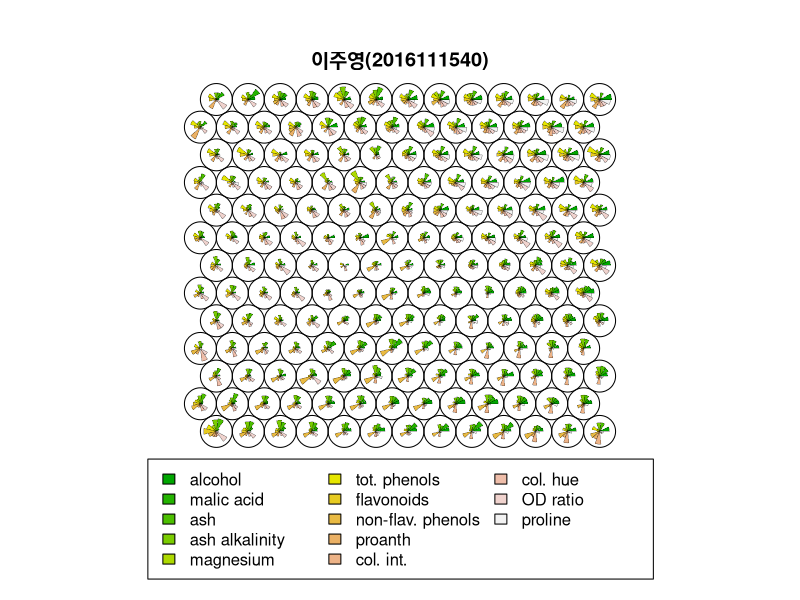

Write R code to recreate this figure.
##########################################
# 과목명 : 데이터 애널리틱스
# 과제명 : 3 – 자기조직화
# 이름 : 이주영
# 학번 : 2016111540
# 학과 : 경영학부                        
##########################################

# 과제 1 -  라이브러리 생성 및 데이터셋 생성 
library(kohonen)
data(wines)

# 과제 2 - somgrid
data_train_matrix <- as.matrix(scale(wines))
wine_grid <- somgrid(xdim=13, ydim=13, topo="hexagonal")

# 과제 3 - 1차원 som 생성
set.seed(31)
wine_model <- som(data_train_matrix,
                  grid=wine_grid,
                  rlen=1000,
                  alpha=c(0.3,0.01),
                  keep.data=TRUE)

# 과제 4 - plot 생성 
plot(wine_model, type="codes", main="이주영(2016111540)")

# 과제 5 - 군집 결정
wine_cluster <- cutree(hclust(dist(getCodes(wine_model))), 4)
